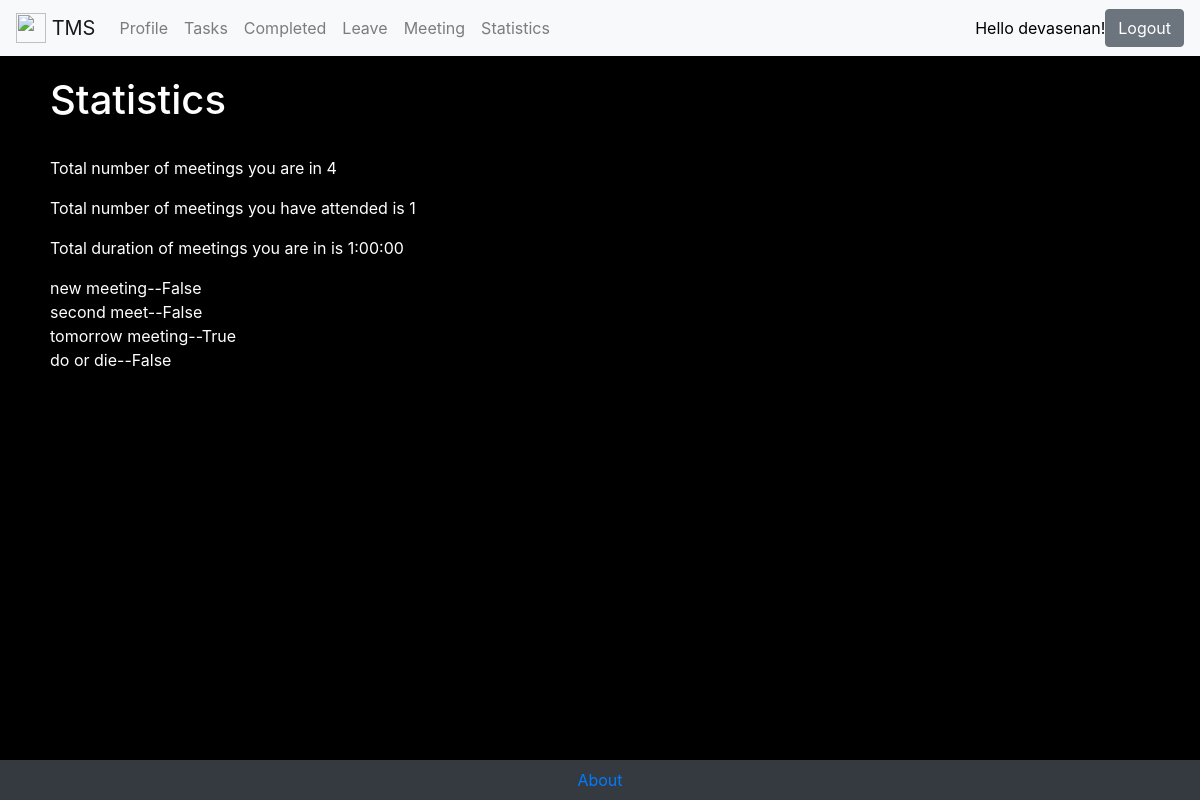
/stats/ (signed in), run on the app's committed database.
### register/models.py (models this page shows, shortened)
class UserAccount(AbstractBaseUser):
    email = models.EmailField(unique=True)
    username = models.CharField(max_length=150, unique=True)
    date_joined = models.DateTimeField(verbose_name='date joined', auto_now_add=True)
    last_login = models.DateTimeField(verbose_name='last login', auto_now=True)
    is_active = models.BooleanField(default=True)
    is_staff = models.BooleanField(default=False)
    is_admin = models.BooleanField(default=False)
    is_superuser = models.BooleanField(default=False)
    timestamp = models.DateTimeField(auto_now_add=True)
    phone = models.IntegerField(verbose_name='phone number', unique=True)
    USERNAME_FIELD = 'username' # this should be used to login
    REQUIRED_FIELDS = ['email', 'phone']
    objects = UserManager()

### meeting/models.py (models this page shows)
class Meeting(models.Model):
    purpose = models.CharField(max_length=250, blank = False,)
    venue = models.CharField(max_length=100, blank = False,)
    meet_date = models.DateField(blank = False,)
    from_time = models.TimeField(blank = False,)
    to_time = models.TimeField(blank = False,)
    important = models.BooleanField(default=False)
    dateassigned = models.DateTimeField(default=timezone.now)
    meet_link = models.URLField()
    attended = models.BooleanField(default=False)
    members = models.ManyToManyField(UserAccount, blank = False, related_name = "meeting_members")
    user = models.ForeignKey(UserAccount, on_delete=models.CASCADE)
    def __str__(self):
        return self.purpose

### stats/views.py (the view)
# urls.py: path('stats/',include('stats.urls')),
@login_required
def stats(request):
    meetings = Meeting.objects.filter(members=request.user)
    count = 0
    attended_count = 0
    duration = 0
    for meeting in meetings:
        count += 1
        if meeting.attended == True:
            attended_count += 1
        FMT = '%H:%M:%S'
        difference = datetime.strptime(str(meeting.to_time), FMT) - datetime.strptime(str(meeting.from_time), FMT)
        duration = difference
    return render(request, 'stats/statistics.html', {
        "meetings": meetings,
        "count": count,
        "attended": attended_count,
        "duration": duration,
    })

### stats/templates/stats/statistics.html
{% extends 'tasks/main.html' %}
{% block content %}
{% load static %}
<h1>Statistics</h1><br>
<p>Total number of meetings you are in {{count}}</p>
<p>Total number of meetings you have attended is {{attended}}</p>
<p>Total duration of meetings you are in is {{duration}}</p>
{% for meeting in meetings %}
    {{meeting}}--{{meeting.attended}}<br>
{% endfor %}
{% endblock %}

### tasks/templates/tasks/main.html (shortened to what this page needs)
<!doctype html>
<html lang="en">
<head>
    <link rel="stylesheet" href="https://stackpath.bootstrapcdn.com/bootstrap/4.5.0/css/bootstrap.min.css"
>
</head>
<body style="background-color: black; color: white;">
    <nav class="navbar navbar-expand-lg navbar-light bg-light" style="color:black ;">
        <a class="navbar-brand" href="{% url 'tasks:home' %}">
            <img src="*" width="30" height="30" class="d-inline-block align-top" alt=""> <span> TMS</span>
        </a>
        <div class="collapse navbar-collapse" id="navbarSupportedContent" style="color:black ;">
            <ul class="navbar-nav mr-auto">
                {% if user.is_authenticated %}
                <li class="nav-item">
                    <a class="nav-link" href="{% url 'tasks:profile' %}">Profile</a>
                </li>
                <li class="nav-item">
                    <a class="nav-link" href="{% url 'tasks:home' %}">Tasks</a>
                </li>
                <li class="nav-item">
                    <a class="nav-link" href="{% url 'tasks:completedtodos' %}">Completed</a>
                </li>
                <li class="nav-item">
                    <a class="nav-link" href="{% url 'leave:currentleave' %}">Leave</a>
                </li>
                <li class="nav-item">
                    <a class="nav-link" href="{% url 'meeting:currentmeetings' %}">Meeting</a>
                </li>
                <li class="nav-item">
                    <a class="nav-link" href="{% url 'stats:stats' %}">Statistics</a>
                </li>
            </ul>
            Hello {{user.username}}!
            <form action="{% url 'logout' %}" method="POST" class="form-inline my-2 my-lg-0">
                <button class="btn btn-secondary my-2 my-sm-0" type="submit">Logout</button>
            </form>
            {% endif %}
        </div>
    </nav>
    <div class="container" style="margin-bottom: 100px; padding: 20px;">
    {% block content %}
    {% endblock %}
    </div>
    <nav class="navbar fixed-bottom navbar-dark bg-dark justify-content-center">
        <a href="https://devasenan134.pythonanywhere.com/"> About</a>
    </nav>
</body>
</html>

### data on the page
UserAccount: username "devasenan"
Meeting: purpose "new meeting", attended "False"
Meeting: purpose "second meet", attended "False"
Meeting: purpose "tomorrow meeting", attended "True"
Meeting: purpose "do or die", attended "False"

### other printed values
{{ count }} "4"
{{ attended }} "1"
{{ duration }} "1:00:00"
